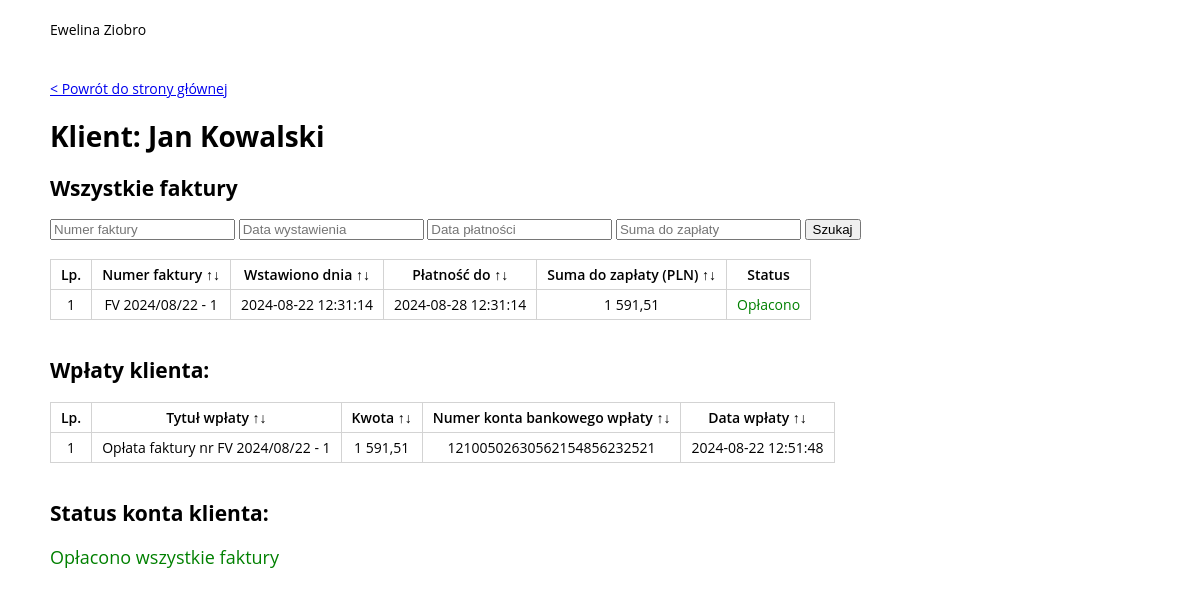
Screenshot of /index.php?customerId=1 with the database file from the repository.
### tables this page shows
CREATE TABLE `customers` (
  `id` int(11) NOT NULL,
  `name` varchar(255) NOT NULL,
  `bank_account_number` varchar(32) NOT NULL,
  `NIP` varchar(11) NOT NULL
);

CREATE TABLE `payments` (
  `id` int(11) NOT NULL,
  `customer_id` int(11) NOT NULL,
  `invoice_id` int(11) NOT NULL,
  `payment_title` varchar(255) NOT NULL,
  `amount` float NOT NULL,
  `payment_date` datetime NOT NULL,
  `bank_number_for_payment` varchar(32) NOT NULL
);

CREATE TABLE `invoices` (
  `id` int(11) NOT NULL,
  `customer_id` int(11) NOT NULL,
  `number` varchar(255) NOT NULL,
  `date` datetime NOT NULL,
  `due_date` datetime NOT NULL,
  `gross_total` float NOT NULL
);

### index.php (called while the page is built, shortened)
<?php
global $gateway;
$url = $_SERVER['REQUEST_URI'] ?? '/';
$customerId = $_GET['customerId'] ?? null;
$sortInvoicesBy = $_GET['sortInvoicesBy'] ?? null;
$invoicesOrder = $_GET['invoicesOrder'] ?? null;
$sortPaymentsBy = $_GET['sortP'] ?? null;
$paymentsOrder = $_GET['pOrder'] ?? null;
$iFilters = [
    'iNumber' => $_GET['iNumber'] ?? null,
    'iDate' => $_GET['iDate'] ?? null,
    'iDueDate' => $_GET['iDueDate'] ?? null,
    'iGrossTotal' => $_GET['iGrossTotal'] ?? null,
];
$controller = new Controller($gateway, $url, $customerId, $sortInvoicesBy, $invoicesOrder, $sortPaymentsBy, $paymentsOrder, $iFilters);

### src/RecordsGateway.php (called while the page is built)
<?php
class RecordsGateway{
    private PDO $conn;
    public function __construct(Database $database){
        $this->conn = $database->getConnection();
    }
    public function getRecords(string $sql, ?array $parameters): array | false {
        $stmt = $this->conn->prepare($sql);
        if(isset($parameters)){
            foreach ($parameters AS $key => $value ){
                if(ctype_digit($value)){
                    $stmt->bindValue(":$key",$value, PDO::PARAM_INT);
                } else {
                    $value_ = htmlentities($value, ENT_QUOTES, 'UTF-8');
                    $stmt->bindValue(":$key",$value_, PDO::PARAM_STR);
                }
            }
        }
        $stmt->execute();
        $data = $stmt->fetchAll(PDO::FETCH_ASSOC);
        return $data;
    }
}

### src/Database.php (called while the page is built, shortened)
<?php
class Database
{
    public function getConnection(): PDO{
        $dsn = "mysql:host={$this->host};dbname={$this->name};charset={$this->charset}";
        return new PDO($dsn, $this->user, $this->password, [
            PDO::ATTR_EMULATE_PREPARES => false,
            PDO::ATTR_STRINGIFY_FETCHES => false
        ]);
    }
}

### src/Query.php (called while the page is built, shortened)
<?php
class Query{
    public function __construct(private RecordsGateway $gateway, $sql, ?array $parameters){
        if(!isset($sql)) {
            exit();
        } else {
            $this->results = $this->gateway->getRecords($sql, $parameters);
        }
    }
}

### src/CustomerReport.php (called while the page is built, shortened)
<?php
class CustomerReport
{
    public function getCustomer($customerId){
        $query = new Query($this->gateway, 'SELECT * FROM customers WHERE id=:id', ['id' => $customerId]);
        return $query->results[0];
    }
    public function getSortInvoices($sortInvoicesBy, $invoicesOrder ){
        switch ($sortInvoicesBy) {
            default:
                $sort = '';
        }
        return $sort . (($invoicesOrder == 'ASC' || $invoicesOrder == 'DESC') ? " $invoicesOrder " : '');
    }
    public function getFiltersInvoice($iFilter){
        $whereClause = '';
        return $whereClause;
    }
    public function getInvoices($customerId, $sortInvoicesBy, $invoicesOrder, $iFilters){
        $sort = $this->getSortInvoices($sortInvoicesBy, $invoicesOrder);
        $whereClause = $this->getFiltersInvoice($iFilters);
        $query = new Query($this->gateway, "SELECT i.*, p.invoice_id FROM invoices AS i LEFT JOIN payments AS p ON i.id=p.invoice_id WHERE i.customer_id=:id $whereClause $sort", ['id' => $customerId]);
        return $query->results;
    }
    public function getSortPayments($sortPaymentsBy, $paymentsOrder ){
        switch ($sortPaymentsBy) {
            default:
                $sort = '';
        }
        return $sort . (($paymentsOrder == 'ASC' || $paymentsOrder == 'DESC') ? " $paymentsOrder " : '');
    }
    public function getPayments($customerId, $sortPaymentsBy, $paymentsOrder){
        $sort = $this->getSortPayments($sortPaymentsBy, $paymentsOrder);
        $query = new Query($this->gateway, "SELECT * FROM payments WHERE customer_id=:id $sort", ['id' => $customerId]);
        return $query->results;
    }
}

### templates/customer.php (the view, shortened to what this page needs)
<!DOCTYPE html>
<html lang="pl">
<head>
    <link rel="stylesheet" href="/assets/style.css" type="text/css">
</head>
<body>
    <header>
        <div class="header">
            Ewelina Ziobro
        </div>
    </header>
    <main>
        <a href="/">&lt; Powrót do strony głównej</a>
        <h1>Klient: <?= $customer['name'] ?></h1>
        <h2>Wszystkie faktury</h2>
        <form id="invoices-search-form" class="search-form" method="GET" onsubmit="filterInvoices();">
            <input type="text" name="number" placeholder="Numer faktury" value="<?= isset($_GET['iNumber']) ? $_GET['iNumber'] : '' ?>"/>
            <input type="text" name="date" placeholder="Data wystawienia" value="<?= isset($_GET['iDate']) ? $_GET['iDate'] : '' ?>" />
            <input type="text" name="due_date" placeholder="Data płatności" value="<?= isset($_GET['iDueDate']) ? $_GET['iDueDate'] : '' ?>" />
            <input type="text" name="gross_total" placeholder="Suma do zapłaty" value="<?= isset($_GET['iGrossTotal']) ? $_GET['iGrossTotal'] : '' ?>" />
            <input id="invoices-search-btn" type="submit" value="Szukaj" />
        </form>
        <?php if($invoices) : ?>
        <br/>
        <table class="invoices-table">
            <thead>
              <tr>
                  <td>Lp.</td>
                  <td class="pointer" onclick='sortInvBy("number")'>Numer faktury <span>&uarr;</span><span>&darr;</span></td>
                  <td class="pointer" onclick='sortInvBy("date")'>Wstawiono dnia <span>&uarr;</span><span>&darr;</span></td>
                  <td class="pointer" onclick='sortInvBy("due_date")'>Płatność do <span>&uarr;</span><span>&darr;</span></td>
                  <td class="pointer" onclick="sortInvBy('gross_total')">Suma do zapłaty (PLN) <span>&uarr;</span><span>&darr;</span></td>
                  <td>Status</td>
              </tr>
            </thead>
            <tbody>
            <?php
                $i=1;
                $invoices_gross_total = 0;
                foreach($invoices AS $invoice) :
            ?>
              <tr>
                  <td><?= $i ?></td>
                  <td><?= $invoice['number'] ?></td>
                  <td><?= $invoice['date'] ?></td>
                  <td><?= $invoice['due_date'] ?></td>
                  <td><?= number_format($invoice['gross_total'],2,',', ' ') ?></td>
                  <td><?php
                    if(isset($invoice['invoice_id'])) {
                        echo '<span class="payment-ok">Opłacono</span>';
                    } else {
                        if(strtotime($invoice['due_date']) > strtotime("now")){
                           echo '<span class="payment-error">Nieopłacono</span>';
                        } else {
                            echo '<span>Oczekuje na opłacenie</span>';
                        }
                    }
                  ?></td>
              </tr>
              <?php
                $i++;
                $invoices_gross_total +=$invoice['gross_total'];
                endforeach;
              ?>
            </tbody>
        </table>
        <?php else : ?>
        <p>Nie znaleziono faktur</p>
        <?php endif; ?>
        <br/>
        <h2>Wpłaty klienta:</h2>
        <?php if($payments) : ?>
        <table>
            <thead>
              <tr>
                  <td>Lp.</td>
                  <td class="pointer" onclick='sortPayBy("payment_title")'>Tytuł wpłaty <span>&uarr;</span><span>&darr;</span></td>
                  <td class="pointer" onclick='sortPayBy("amount")'>Kwota <span>&uarr;</span><span>&darr;</span></td>
                  <td class="pointer" onclick='sortPayBy("bank_number_for_payment")'>Numer konta bankowego wpłaty <span>&uarr;</span><span>&darr;</span></td>
                  <td class="pointer" onclick='sortPayBy("payment_date")'>Data wpłaty <span>&uarr;</span><span>&darr;</span></td>
              </tr>
            </thead>
            <tbody>
            <?php
                $i=1;
                $payments_total = 0;
                foreach($payments AS $payment) :
            ?>
              <tr>
                  <td><?= $i ?></td>
                  <td><?= $payment['payment_title'] ?></td>
                  <td><?= number_format($payment['amount'],2,',', ' ') ?></td>
                  <td><?= $payment['bank_number_for_payment'] ?></td>
                  <td><?= $payment['payment_date'] ?></td>
              </tr>
              <?php
                $i++;
                $payments_total += $payment['amount'];
                endforeach;
              ?>
            </tbody>
        </table>
        <?php else : ?>
        <p>Klient nie posiada wpłat.</p>
        <?php endif; ?>
        <br/>
        <h2>Status konta klienta: </h2>
        <div class="payment-status">
        <?php
            $sum = ($payments ? $payments_total : 0) - ($invoices ? $invoices_gross_total : 0);
            if($sum == 0) {
                echo '<span class="payment-ok">Opłacono wszystkie faktury</span>';
            } else if($sum > 0){
                echo '<span class="payment-ok">Nadpłata: ' . number_format($sum,2,',', ' ') . ' PLN</span>';
            } else {
                echo '<span class="payment-error">Niedopłata: ' . number_format($sum,2,',', ' ') . ' PLN</span>';
            }
        ?>
        </div>
    </main>
    <footer>
    </footer>
</body>

### assets/style.css (style rules this page uses)
html, body { text-size-adjust: none; -webkit-text-size-adjust: none; -moz-text-size-adjust: none; -ms-text-size-adjust: none; background-color: #fff; color: black; font-family: 'Open Sans', sans-serif; padding: 0px; margin: 0; word-break: break-word; scroll-behavior: smooth; font-size: 14px; }
table, td, tr { border:1px solid lightgray; border-collapse:collapse; text-align:center; }
thead { font-weight:600; }
td { padding:5px 10px; }
header, main, footer { padding:20px 50px; margin:auto; width:100%; box-sizing:border-box; }
.payment-status { font-size:18px; }
.payment-ok { color:green; }
.pointer { cursor:pointer; }

### rows the page displays
customers: name "Jan Kowalski"
payments: invoice.number "FV 2024/08/22 - 1", invoice.date "2024-08-22 12:31:14", invoice.due_date "2024-08-28 12:31:14", invoice.gross_total "1 591,51", shows "Opłacono", payment_title "Opłata faktury nr FV 2024/08/22 - 1", amount "1 591,51", bank_number_for_payment "12100502630562154856232521", payment_date "2024-08-22 12:51:48"
